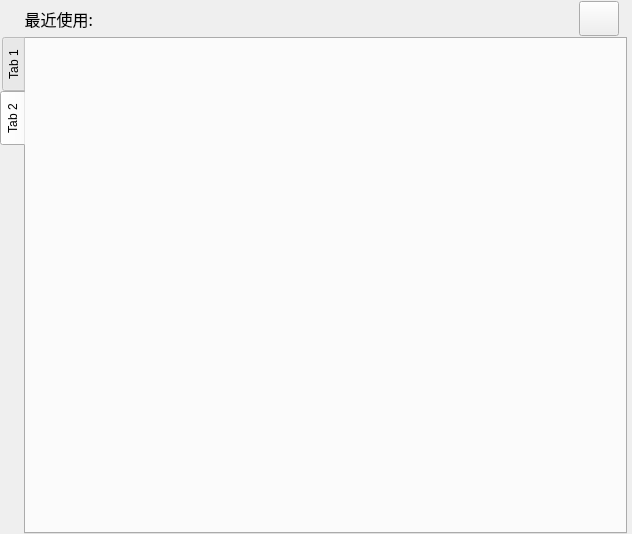
<?xml version="1.0" encoding="UTF-8"?>
<ui version="4.0">
 <class>MainSymbolStackedWidget</class>
 <widget class="QWidget" name="MainSymbolStackedWidget">
  <property name="geometry">
   <rect>
    <x>0</x>
    <y>0</y>
    <width>632</width>
    <height>534</height>
   </rect>
  </property>
  <property name="windowTitle">
   <string>Form</string>
  </property>
  <layout class="QVBoxLayout" name="verticalLayout_2">
   <property name="leftMargin">
    <number>0</number>
   </property>
   <property name="topMargin">
    <number>0</number>
   </property>
   <property name="rightMargin">
    <number>0</number>
   </property>
   <property name="bottomMargin">
    <number>0</number>
   </property>
   <item>
    <layout class="QVBoxLayout" name="verticalLayout">
     <property name="spacing">
      <number>0</number>
     </property>
     <item>
      <widget class="QWidget" name="recent_header_widght" native="true">
       <property name="minimumSize">
        <size>
         <width>0</width>
         <height>37</height>
        </size>
       </property>
       <property name="maximumSize">
        <size>
         <width>16777215</width>
         <height>37</height>
        </size>
       </property>
       <layout class="QHBoxLayout" name="horizontalLayout">
        <property name="spacing">
         <number>0</number>
        </property>
        <property name="leftMargin">
         <number>13</number>
        </property>
        <property name="topMargin">
         <number>0</number>
        </property>
        <property name="rightMargin">
         <number>0</number>
        </property>
        <property name="bottomMargin">
         <number>0</number>
        </property>
        <item>
         <widget class="QLabel" name="label">
          <property name="minimumSize">
           <size>
            <width>0</width>
            <height>35</height>
           </size>
          </property>
          <property name="maximumSize">
           <size>
            <width>80</width>
            <height>35</height>
           </size>
          </property>
          <property name="font">
           <font>
            <family>微软雅黑</family>
            <pointsize>12</pointsize>
           </font>
          </property>
          <property name="text">
           <string>最近使用:</string>
          </property>
          <property name="alignment">
           <set>Qt::AlignRight|Qt::AlignTrailing|Qt::AlignVCenter</set>
          </property>
         </widget>
        </item>
        <item>
         <widget class="QWidget" name="recentWidget" native="true">
          <property name="minimumSize">
           <size>
            <width>400</width>
            <height>0</height>
           </size>
          </property>
         </widget>
        </item>
        <item>
         <spacer name="horizontalSpacer">
          <property name="orientation">
           <enum>Qt::Horizontal</enum>
          </property>
          <property name="sizeType">
           <enum>QSizePolicy::Fixed</enum>
          </property>
          <property name="sizeHint" stdset="0">
           <size>
            <width>13</width>
            <height>32</height>
           </size>
          </property>
         </spacer>
        </item>
        <item>
         <widget class="QPushButton" name="clearBtn">
          <property name="sizePolicy">
           <sizepolicy hsizetype="Fixed" vsizetype="Fixed">
            <horstretch>0</horstretch>
            <verstretch>0</verstretch>
           </sizepolicy>
          </property>
          <property name="minimumSize">
           <size>
            <width>0</width>
            <height>35</height>
           </size>
          </property>
          <property name="maximumSize">
           <size>
            <width>16777215</width>
            <height>35</height>
           </size>
          </property>
          <property name="text">
           <string/>
          </property>
         </widget>
        </item>
        <item>
         <spacer name="horizontalSpacer_2">
          <property name="orientation">
           <enum>Qt::Horizontal</enum>
          </property>
          <property name="sizeType">
           <enum>QSizePolicy::Fixed</enum>
          </property>
          <property name="sizeHint" stdset="0">
           <size>
            <width>13</width>
            <height>32</height>
           </size>
          </property>
         </spacer>
        </item>
       </layout>
      </widget>
     </item>
     <item>
      <layout class="QHBoxLayout" name="horizontalLayout_8">
       <property name="spacing">
        <number>3</number>
       </property>
       <item>
        <widget class="QTabWidget" name="tabWidget">
         <property name="tabPosition">
          <enum>QTabWidget::West</enum>
         </property>
         <property name="currentIndex">
          <number>1</number>
         </property>
         <widget class="QWidget" name="tab_1">
          <attribute name="title">
           <string>Tab 1</string>
          </attribute>
         </widget>
         <widget class="QWidget" name="tab_2">
          <attribute name="title">
           <string>Tab 2</string>
          </attribute>
         </widget>
        </widget>
       </item>
       <item>
        <spacer name="horizontalSpacer_6">
         <property name="orientation">
          <enum>Qt::Horizontal</enum>
         </property>
         <property name="sizeType">
          <enum>QSizePolicy::Fixed</enum>
         </property>
         <property name="sizeHint" stdset="0">
          <size>
           <width>5</width>
           <height>20</height>
          </size>
         </property>
        </spacer>
       </item>
      </layout>
     </item>
    </layout>
   </item>
  </layout>
 </widget>
 <resources/>
 <connections/>
</ui>
